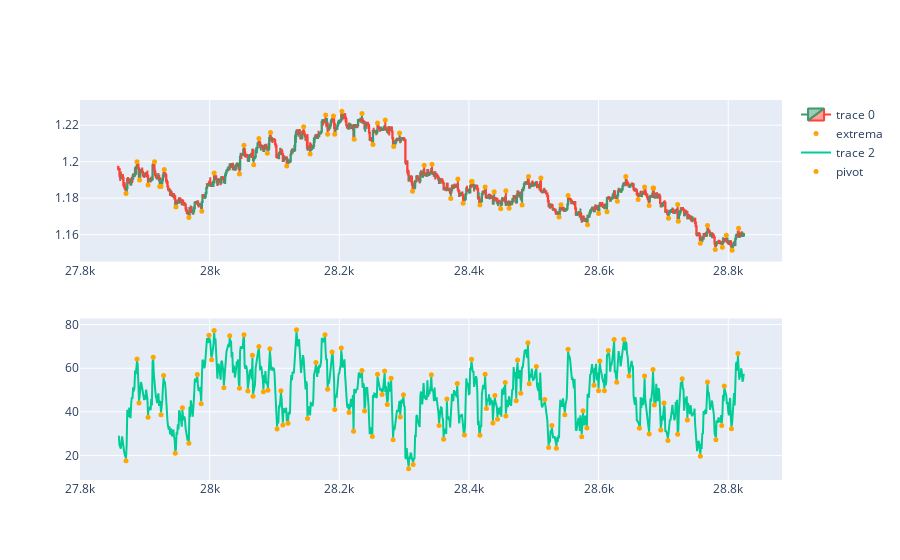

Write notebook code for a chart like this one.
### Code cell
fig=make_subplots(rows=2, cols=1)
fig.append_trace(go.Candlestick(x=df1.index,
                 open=df1['open'],
                 high=df1['high'],
                 low=df1['low'],
                 close=df1['close']), row=1, col=1)

fig.add_scatter(x=df1.index, y=df1['pointpos'], mode="markers",
                marker=dict(size=5, color="Orange"),
                name="extrema")

fig.append_trace(go.Scatter(x=df1.index, y=df1['RSI']), row=2, col=1)
fig.add_scatter(x=df1.index, y=df1['RSIpointpos'], mode="markers",
                marker=dict(size=5, color="Orange"),
                name="pivot", row=2, col=1)

fig.update_layout(xaxis_rangeslider_visible=False)
fig.show()

### Figure 1 — Plotly figure (JSON) as saved in the notebook; plotly's stock layout.template omitted (floating-point values rounded to 4 significant figures; data arrays with more than 128 entries replaced by an {"elided": "..."} marker saying what was removed)
{"data": [{"close": {"elided": "966 float values"}, "high": {"elided": "966 float values"}, "low": {"elided": "966 float values"}, "open": {"elided": "966 float values"}, "type": "candlestick", "x": {"elided": "966 int values"}, "xaxis": "x", "yaxis": "y"}, {"marker": {"color": "Orange", "size": 5}, "mode": "markers", "name": "extrema", "type": "scatter", "x": {"elided": "966 int values"}, "y": {"elided": "966 float values"}}, {"type": "scatter", "x": {"elided": "966 int values"}, "xaxis": "x2", "y": {"elided": "966 float values"}, "yaxis": "y2"}, {"marker": {"color": "Orange", "size": 5}, "mode": "markers", "name": "pivot", "type": "scatter", "x": {"elided": "966 int values"}, "xaxis": "x2", "y": {"elided": "966 float values"}, "yaxis": "y2"}], "layout": {"xaxis": {"anchor": "y", "domain": [0, 1], "rangeslider": {"visible": false}}, "xaxis2": {"anchor": "y2", "domain": [0, 1]}, "yaxis": {"anchor": "x", "domain": [0.575, 1]}, "yaxis2": {"anchor": "x2", "domain": [0, 0.425]}}}
